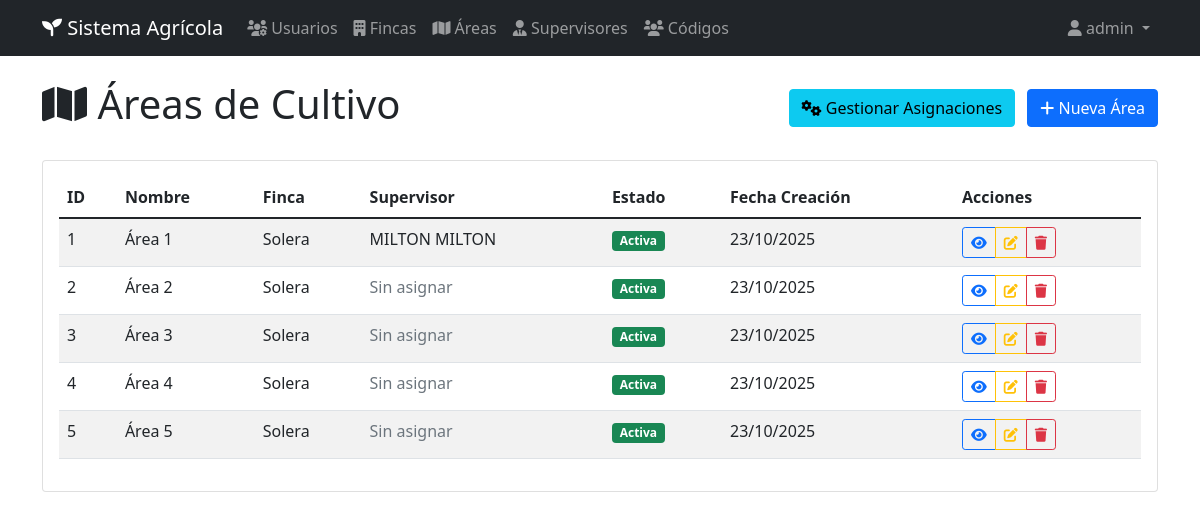
Screenshot of /areas (signed in) with the database file from the repository.
### app.py (models this page shows)
class Area(db.Model):
    id = db.Column(db.Integer, primary_key=True)
    nombre = db.Column(db.String(100), nullable=False)
    descripcion = db.Column(db.Text)
    finca_id = db.Column(db.Integer, db.ForeignKey('finca.id'), nullable=False)
    supervisor_id = db.Column(db.Integer, db.ForeignKey('supervisor.id'))
    activa = db.Column(db.Boolean, default=True)
    fecha_creacion = db.Column(db.DateTime, default=datetime.utcnow)
    codigos = db.relationship('Codigo', backref='area', lazy=True)

class Finca(db.Model):
    id = db.Column(db.Integer, primary_key=True)
    nombre = db.Column(db.String(100), nullable=False)
    ubicacion = db.Column(db.String(200))
    descripcion = db.Column(db.Text)
    activa = db.Column(db.Boolean, default=True)
    fecha_creacion = db.Column(db.DateTime, default=datetime.utcnow)
    areas = db.relationship('Area', backref='finca', lazy=True)

class Supervisor(db.Model):
    id = db.Column(db.Integer, primary_key=True)
    nombre = db.Column(db.String(100), nullable=False)
    apellido = db.Column(db.String(100), nullable=False)
    telefono = db.Column(db.String(20))
    email = db.Column(db.String(120))
    clave_acceso = db.Column(db.String(50), unique=True, nullable=False)
    activo = db.Column(db.Boolean, default=True)
    fecha_creacion = db.Column(db.DateTime, default=datetime.utcnow)
    fecha_ultimo_acceso = db.Column(db.DateTime)
    areas = db.relationship('Area', backref='supervisor', lazy=True)

### app.py (the view)
@app.route('/areas')
def listar_areas():
    if 'user_id' not in session:
        return redirect(url_for('login'))
    if session['rol'] == 'admin':
        areas = Area.query.join(Finca).all()
    else:
        usuario = Usuario.query.get(session['user_id'])
        if usuario.finca_id:
            areas = Area.query.filter(Area.finca_id == usuario.finca_id).all()
        else:
            areas = []
    return render_template('areas/listar.html', areas=areas)

### templates/areas/listar.html (shortened to what this page needs)
{% extends "base.html" %}
{% block content %}
<div class="d-flex justify-content-between align-items-center mb-4">
    <h1><i class="fas fa-map"></i> Áreas de Cultivo</h1>
    {% if session.rol in ['admin', 'rrhh', 'jefe_cultivo'] %}
    <div>
        <a href="{{ url_for('gestionar_asignaciones_areas') }}" class="btn btn-info me-2">
            <i class="fas fa-cogs"></i> Gestionar Asignaciones
        </a>
        <a href="{{ url_for('crear_area') }}" class="btn btn-primary">
            <i class="fas fa-plus"></i> Nueva Área
        </a>
    </div>
    {% endif %}
</div>
<div class="card">
    <div class="card-body">
        {% if areas %}
        <div class="table-responsive">
            <table class="table table-striped">
                <thead>
                    <tr>
                        <th>ID</th>
                        <th>Nombre</th>
                        <th>Finca</th>
                        <th>Supervisor</th>
                        <th>Estado</th>
                        <th>Fecha Creación</th>
                        <th>Acciones</th>
                    </tr>
                </thead>
                <tbody>
                    {% for area in areas %}
                    <tr>
                        <td>{{ area.id }}</td>
                        <td>{{ area.nombre }}</td>
                        <td>{{ area.finca.nombre }}</td>
                        <td>
                            {% if area.supervisor %}
                                {{ area.supervisor.nombre }} {{ area.supervisor.apellido }}
                            {% else %}
                                <span class="text-muted">Sin asignar</span>
                            {% endif %}
                        </td>
                        <td>
                            {% if area.activa %}
                                <span class="badge bg-success">Activa</span>
                            {% else %}
                                <span class="badge bg-danger">Inactiva</span>
                            {% endif %}
                        </td>
                        <td>{{ area.fecha_creacion.strftime('%d/%m/%Y') }}</td>
                        <td>
                            <div class="btn-group" role="group">
                                <button type="button" class="btn btn-sm btn-outline-primary">
                                    <i class="fas fa-eye"></i>
                                </button>
                                {% if session.rol in ['admin', 'rrhh', 'jefe_cultivo'] %}
                                <button type="button" class="btn btn-sm btn-outline-warning">
                                    <i class="fas fa-edit"></i>
                                </button>
                                <button type="button" class="btn btn-sm btn-outline-danger">
                                    <i class="fas fa-trash"></i>
                                </button>
                                {% endif %}
                            </div>
                        </td>
                    </tr>
                    {% endfor %}
                </tbody>
            </table>
        </div>
        {% endif %}
    </div>
</div>
{% endblock %}

### templates/base.html (shortened to what this page needs)
<!DOCTYPE html>
<html lang="es">
<head>
    <link href="https://cdn.jsdelivr.net/npm/bootstrap@5.1.3/dist/css/bootstrap.min.css" rel="stylesheet">
    <link href="https://cdnjs.cloudflare.com/ajax/libs/font-awesome/6.0.0/css/all.min.css" rel="stylesheet">
</head>
<body>
    <nav class="navbar navbar-expand-lg navbar-dark bg-dark">
        <div class="container">
            <a class="navbar-brand" href="{{ url_for('index') }}">
                <i class="fas fa-seedling"></i> Sistema Agrícola
            </a>
            {% if session.user_id %}
            <div class="collapse navbar-collapse" id="navbarNav">
                <ul class="navbar-nav me-auto">
                    {% if session.rol == 'admin' %}
                    <li class="nav-item">
                        <a class="nav-link" href="{{ url_for('listar_usuarios') }}">
                            <i class="fas fa-users-cog"></i> Usuarios
                        </a>
                    </li>
                    <li class="nav-item">
                        <a class="nav-link" href="{{ url_for('listar_fincas') }}">
                            <i class="fas fa-building"></i> Fincas
                        </a>
                    </li>
                    {% endif %}
                    <li class="nav-item">
                        <a class="nav-link" href="{{ url_for('listar_areas') }}">
                            <i class="fas fa-map"></i> Áreas
                        </a>
                    </li>
                    <li class="nav-item">
                        <a class="nav-link" href="{{ url_for('listar_supervisores') }}">
                            <i class="fas fa-user-tie"></i> Supervisores
                        </a>
                    </li>
                    <li class="nav-item">
                        <a class="nav-link" href="{{ url_for('listar_codigos') }}">
                            <i class="fas fa-users"></i> Códigos
                        </a>
                    </li>
                </ul>
                <ul class="navbar-nav">
                    <li class="nav-item dropdown">
                        <a class="nav-link dropdown-toggle" href="#" id="navbarDropdown" role="button" data-bs-toggle="dropdown">
                            <i class="fas fa-user"></i> {{ session.username }}
                        </a>
                    </li>
                </ul>
            </div>
            {% endif %}
        </div>
    </nav>
    <div class="container mt-4">
        {% block content %}{% endblock %}
    </div>
</body>
</html>

### rows the page displays
Area: id "1", nombre "Área 1", finca.nombre "Solera", supervisor.nombre "MILTON", supervisor.apellido "MILTON", activa "Activa", fecha_creacion "23/10/2025"
Area: id "2", nombre "Área 2", finca.nombre "Solera", shows "Sin asignar", activa "Activa", fecha_creacion "23/10/2025"
Area: id "3", nombre "Área 3", finca.nombre "Solera", shows "Sin asignar", activa "Activa", fecha_creacion "23/10/2025"
Area: id "4", nombre "Área 4", finca.nombre "Solera", shows "Sin asignar", activa "Activa", fecha_creacion "23/10/2025"
Area: id "5", nombre "Área 5", finca.nombre "Solera", shows "Sin asignar", activa "Activa", fecha_creacion "23/10/2025"

### other values shown
{{ session.username }} "admin"
